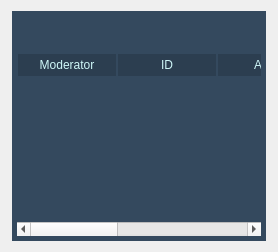
      <widget class="QWidget" name="offlineClientsTab">
       <attribute name="icon">
        <iconset resource="res.qrc">
         <normaloff>:/icons/assets/offline_clients.png</normaloff>:/icons/assets/offline_clients.png</iconset>
       </attribute>
       <attribute name="title">
        <string>Offline</string>
       </attribute>
       <layout class="QGridLayout" name="gridLayout_3">
        <item row="0" column="0">
         <layout class="QVBoxLayout" name="verticalLayout_2">
          <property name="spacing">
           <number>0</number>
          </property>
          <property name="topMargin">
           <number>0</number>
          </property>
          <property name="bottomMargin">
           <number>0</number>
          </property>
          <item>
           <widget class="QGroupBox" name="offlineGroup">
            <property name="styleSheet">
             <string notr="true">background-color: #34495e;
border: none;
margin-left: 1px;
margin-right: 1px;</string>
            </property>
            <property name="title">
             <string/>
            </property>
            <layout class="QGridLayout" name="gridLayout_8">
             <item row="0" column="0">
              <layout class="QHBoxLayout" name="horizontalLayout_7">
               <property name="spacing">
                <number>0</number>
               </property>
               <item>
                <widget class="QPushButton" name="viewOfflineLogsButton">
                 <property name="focusPolicy">
                  <enum>Qt::NoFocus</enum>
                 </property>
                 <property name="styleSheet">
                  <string notr="true">QPushButton#viewOfflineLogsButton {
			border: none;
			border-radius: none;
			padding: 3px;
            background-color: #34495e;
            }

QPushButton#viewOfflineLogsButton:pressed {
            background-color: #2c3e50;
            }</string>
                 </property>
                 <property name="text">
                  <string/>
                 </property>
                 <property name="icon">
                  <iconset resource="res.qrc">
                   <normaloff>:/icons/assets/log_viewer.png</normaloff>:/icons/assets/log_viewer.png</iconset>
                 </property>
                 <property name="iconSize">
                  <size>
                   <width>16</width>
                   <height>16</height>
                  </size>
                 </property>
                </widget>
               </item>
               <item>
                <widget class="QPushButton" name="setOfflineAliasButton">
                 <property name="focusPolicy">
                  <enum>Qt::NoFocus</enum>
                 </property>
                 <property name="styleSheet">
                  <string notr="true">QPushButton#setOfflineAliasButton {
			border: none;
			border-radius: none;
			padding: 3px;
            background-color: #34495e;
            }

QPushButton#setOfflineAliasButton:pressed {
            background-color: #2c3e50;
            }</string>
                 </property>
                 <property name="text">
                  <string/>
                 </property>
                 <property name="icon">
                  <iconset resource="res.qrc">
                   <normaloff>:/icons/assets/set_alias.png</normaloff>:/icons/assets/set_alias.png</iconset>
                 </property>
                 <property name="iconSize">
                  <size>
                   <width>16</width>
                   <height>16</height>
                  </size>
                 </property>
                </widget>
               </item>
               <item>
                <widget class="QPushButton" name="removeClientButton">
                 <property name="focusPolicy">
                  <enum>Qt::NoFocus</enum>
                 </property>
                 <property name="styleSheet">
                  <string notr="true">QPushButton#removeModeratorButton {
			border: none;
			border-radius: none;
			padding: 3px;
            background-color: #34495e;
            }

QPushButton#removeModeratorButton:pressed {
            background-color: #2c3e50;
            }</string>
                 </property>
                 <property name="text">
                  <string/>
                 </property>
                 <property name="icon">
                  <iconset resource="res.qrc">
                   <normaloff>:/icons/assets/trash.png</normaloff>:/icons/assets/trash.png</iconset>
                 </property>
                 <property name="iconSize">
                  <size>
                   <width>16</width>
                   <height>16</height>
                  </size>
                 </property>
                </widget>
               </item>
               <item>
                <spacer name="horizontalSpacer_5">
                 <property name="orientation">
                  <enum>Qt::Horizontal</enum>
                 </property>
                 <property name="sizeHint" stdset="0">
                  <size>
                   <width>40</width>
                   <height>20</height>
                  </size>
                 </property>
                </spacer>
               </item>
              </layout>
             </item>
            </layout>
           </widget>
          </item>
          <item>
           <widget class="QTableWidget" name="offlineClientsTable">
            <property name="focusPolicy">
             <enum>Qt::NoFocus</enum>
            </property>
            <property name="autoFillBackground">
             <bool>false</bool>
            </property>
            <property name="styleSheet">
             <string notr="true">QHeaderView::section {
background-color: #2c3e50;
padding: 2px;
color: #cff7f8;
font: 75 10px &quot;MS Shell Dlg 2&quot;;
border: 1px solid;
border-top: none;
border-bottom: none;
border-color: #34495e;
}

QTableWidget#offlineClientsTable {
background-position: center;
border:  none;
padding: 5px;
margin-left: 1px;
margin-right: 1px;
color: #cff7f8;
font: 8pt &quot;MS Shell Dlg 2&quot;;
background-color: #34495e;
alternate-background-color: #384E63;

background-image: url(assets/bg.png);
background-repeat: no-repeat;
}

QTableWidget#offlineClientsTable:item:selected {
background-color: #2c3e50;
color: #cff7f8;
}</string>
            </property>
            <property name="frameShadow">
             <enum>QFrame::Plain</enum>
            </property>
            <property name="editTriggers">
             <set>QAbstractItemView::NoEditTriggers</set>
            </property>
            <property name="dragDropOverwriteMode">
             <bool>false</bool>
            </property>
            <property name="alternatingRowColors">
             <bool>true</bool>
            </property>
            <property name="selectionMode">
             <enum>QAbstractItemView::ExtendedSelection</enum>
            </property>
            <property name="selectionBehavior">
             <enum>QAbstractItemView::SelectRows</enum>
            </property>
            <property name="textElideMode">
             <enum>Qt::ElideMiddle</enum>
            </property>
            <property name="showGrid">
             <bool>false</bool>
            </property>
            <property name="gridStyle">
             <enum>Qt::NoPen</enum>
            </property>
            <property name="sortingEnabled">
             <bool>false</bool>
            </property>
            <property name="wordWrap">
             <bool>false</bool>
            </property>
            <property name="cornerButtonEnabled">
             <bool>false</bool>
            </property>
            <attribute name="horizontalHeaderCascadingSectionResizes">
             <bool>true</bool>
            </attribute>
            <attribute name="horizontalHeaderDefaultSectionSize">
             <number>100</number>
            </attribute>
            <attribute name="horizontalHeaderShowSortIndicator" stdset="0">
             <bool>false</bool>
            </attribute>
            <attribute name="horizontalHeaderStretchLastSection">
             <bool>true</bool>
            </attribute>
            <attribute name="verticalHeaderVisible">
             <bool>false</bool>
            </attribute>
            <column>
             <property name="text">
              <string>Moderator</string>
             </property>
            </column>
            <column>
             <property name="text">
              <string>ID</string>
             </property>
            </column>
            <column>
             <property name="text">
              <string>Alias</string>
             </property>
            </column>
            <column>
             <property name="text">
              <string>Ip Address</string>
             </property>
            </column>
            <column>
             <property name="text">
              <string>Last Online</string>
             </property>
            </column>
           </widget>
          </item>
         </layout>
        </item>
       </layout>
      </widget>
